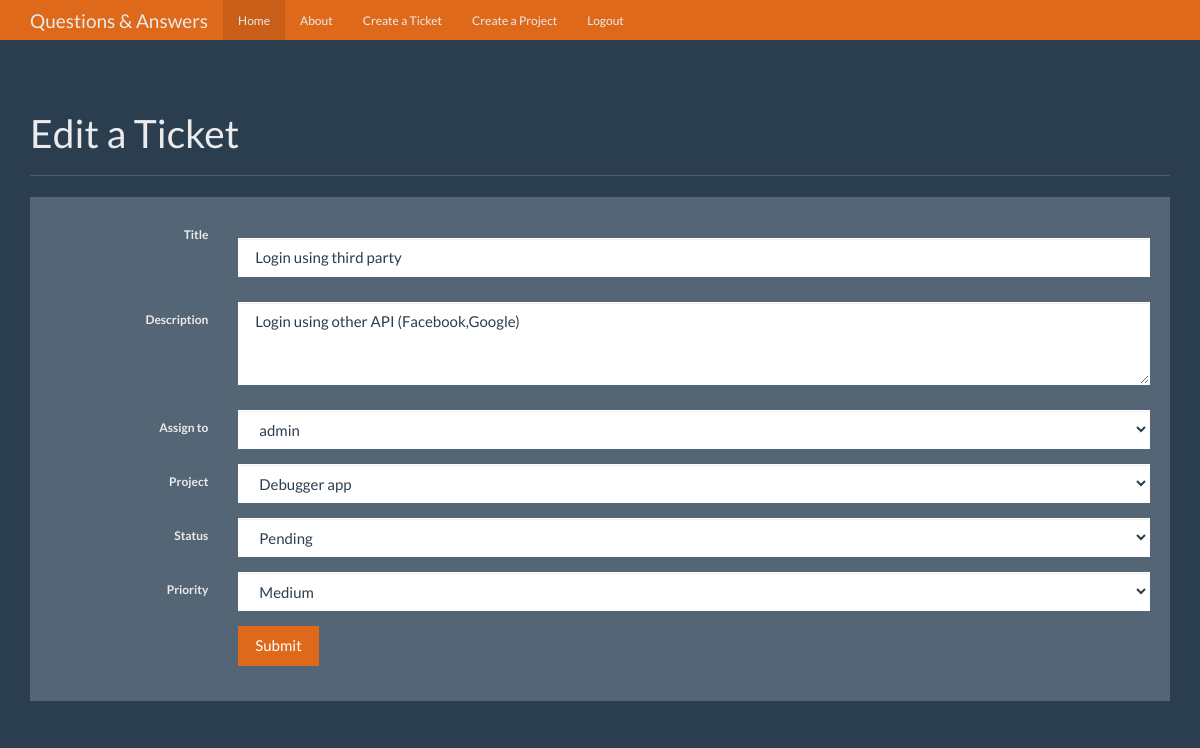
The app's page /editTicket/2/edit (signed in) with its own data.
### debugger/models.py (models this page shows, shortened)
class Tickets(db.Model):
    id = db.Column(db.Integer,primary_key=True)
    title = db.Column(db.String(100),nullable=False)
    ticket_text = db.Column(db.Text,nullable=False)
    date_posted = db.Column(db.DateTime,nullable=False,default=datetime.utcnow)
    status = db.Column(db.String(30), nullable=False)
    priority = db.Column(db.String(30), nullable=False)
    created_by_id = db.Column(db.Integer, nullable=False)
    expert_id = db.Column(db.Integer, db.ForeignKey('users.id'),nullable=False)
    project_id = db.Column(db.Integer, db.ForeignKey('projects.id'),nullable=False)
    comment = db.relationship('Comment', backref='title', lazy='dynamic')
    attach = db.relationship('Attachment', backref='ticket', lazy='dynamic')

### debugger/routes.py (the view)
@app.route('/editTicket/<ticket_id>/edit',methods=['GET','POST'])
@login_required
def editTicket(ticket_id):
    if current_user.expert == 0:
        return redirect(url_for('index'))
    ticket = Tickets.query.get_or_404(ticket_id)
    form = TicketForm()
    if form.validate_on_submit():
        ticket.title = form.title.data
        ticket.ticket_text = form.ticket_text.data
        ticket.expert_id = str(form.user_id.data)
        ticket.created_by_id = current_user.username
        ticket.project_id = ticket.project_id
        ticket.status = form.status.data
        ticket.priority = form.priority.data
        db.session.commit()
        flash('Your post has been updated!', 'success')
        return redirect(url_for('index', ticket_id=ticket.id))
    elif request.method == "GET":
        form.status.default = ticket.status
        form.priority.default = ticket.priority
        form.user_id.default = ticket.expert_id
        form.project.default = ticket.project_id
        form.process()
        form.title.data = ticket.title
        form.ticket_text.data = ticket.ticket_text
    return render_template('editTicket.html',form=form, title='Edit Ticket')

### debugger/forms.py (shortened to what this page needs)
class TicketForm(FlaskForm):
    title = StringField('Title', validators=[DataRequired()])
    ticket_text = TextAreaField('Text',validators=[DataRequired()])
    user_id = QuerySelectField('Users',query_factory=lambda: Users.query)
    project = QuerySelectField('Projects',query_factory=lambda: Projects.query)
    status = SelectField('Status',coerce=str,choices=[('Open','Open'),('Pending','Pending'),('Resolved','Resolved'),('Closed','Closed')])
    priority = SelectField('Priority',choices=[('Low','Low'),('Medium','Medium'),('High','High'),('Critical','Critical')])
    submit = SubmitField('Submit')

### debugger/models.py (called while the page is built)
@login_manager.user_loader
def load_user(user_id):
    return Users.query.get(int(user_id))

    def __repr__(self):
        return f"{self.username}"

    def __repr__(self):
        return f"{self.title}"

### debugger/templates/editTicket.html (shortened to what this page needs)
{% extends "base.html" %}
{% from "show_links.html" import show_links %}
{% block nav%}
          {{ show_links(current_user) }}
{% endblock %}
{% block body %}
     <div class="page-header">
        <h1>Edit a Ticket</h1>
      </div>
        <div class="row">
          <div class="col-lg-12">
            <div class="well bs-component">
              <form method="POST" action="" class="form-horizontal">
                <fieldset>
                    <div class="form-group">
                    <label class="col-lg-2 control-label">Title</label>
                    <div class="col-lg-10">
                      <h2>{{ form.title (class="form-control") }}</h2>
                    </div>
                  </div>
                    <div class="form-group">
                    <label class="col-lg-2 control-label">Description</label>
                    <div class="col-lg-10">
                      <p>{{ form.ticket_text (class="form-control" , rows=3) }}</p>
                    </div>
                  </div>
                  <div class="form-group">
                    <label  class="col-lg-2 control-label">Assign to</label>
                   <div class="col-lg-10">
                      {{ form.user_id(class="form-control" , id="select") }}
                    </div>
                  </div>
                    <div class="form-group">
                        <label  class="col-lg-2 control-label">Project</label>
                    <div class="col-lg-10">
                      {{ form.project(class="form-control" , id="select") }}
                    </div>
                  </div>
                     <div class="form-group">
                        <label  class="col-lg-2 control-label">Status</label>
                    <div class="col-lg-10">
                      {{ form.status(class="form-control" , id="select") }}
                    </div>
                  </div>
                     <div class="form-group">
                        <label  class="col-lg-2 control-label">Priority</label>
                    <div class="col-lg-10">
                      {{ form.priority(class="form-control" , id="select") }}
                    </div>
                  </div>
                 <div class="form-group">
                      <div class="col-lg-10 col-lg-offset-2">
                        {{ form.submit (class="btn btn-primary") }}
                      </div>
                 </div>
                </fieldset>
              </form>
            </div>
          </div>
        </div>
{% endblock %}

### debugger/static/theme.css (style rules this page uses)
body { padding-top: 70px; padding-bottom: 30px; }

### records on screen
Tickets: title "Login using third party", ticket_text "Login using other API (Facebook,Google)", project "Debugger app", status "Pending", priority "Medium"
